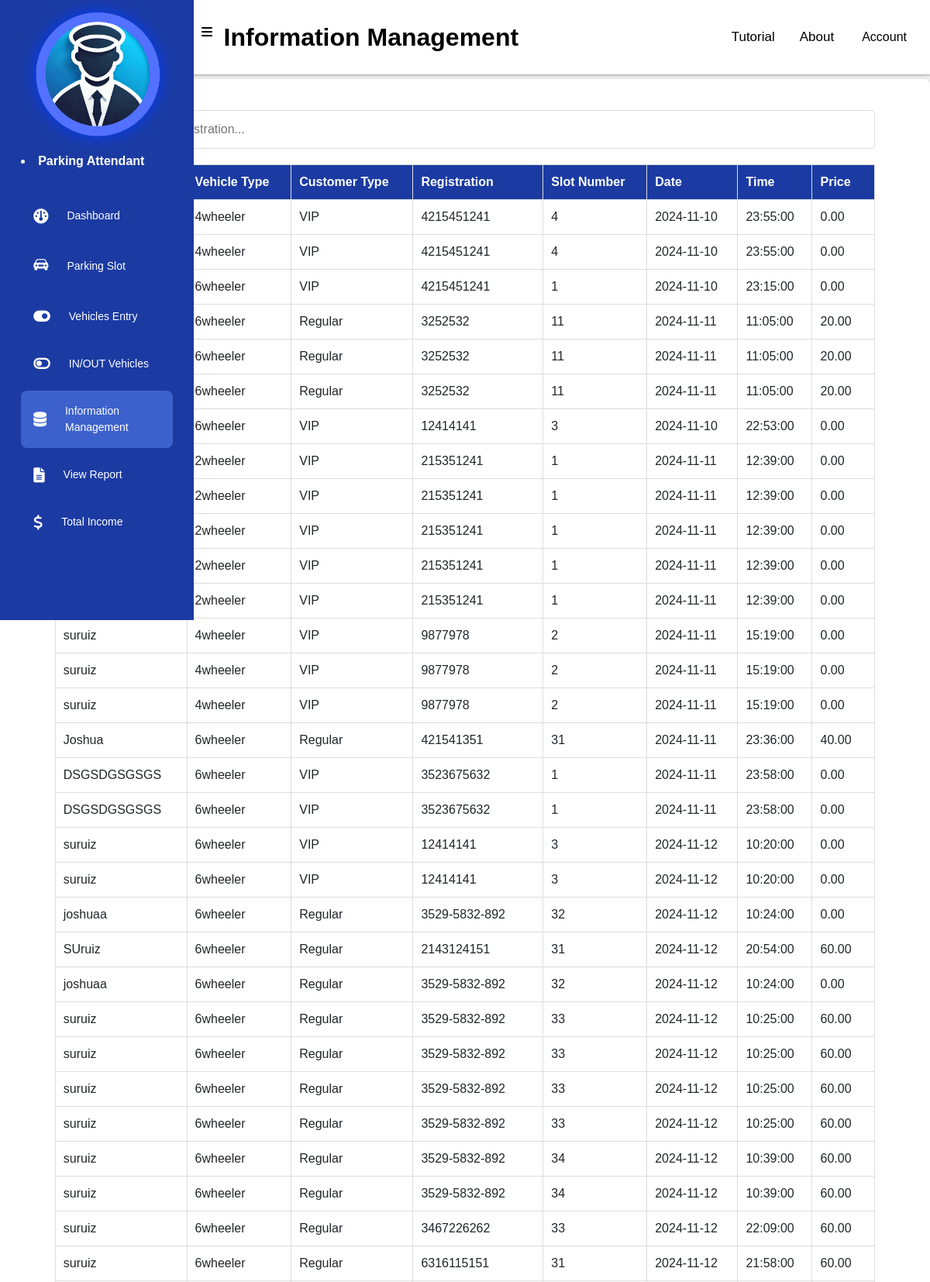
The app's page /attendantInformationmanagement.php (upper part) with its own data.
### tables this page shows
CREATE TABLE `information_management` (
  `id` int(11) NOT NULL,
  `name` varchar(255) DEFAULT NULL,
  `vehicle_type` varchar(50) DEFAULT NULL,
  `customer_type` varchar(50) DEFAULT NULL,
  `registration` varchar(50) DEFAULT NULL,
  `slot_number` int(11) DEFAULT NULL,
  `date` date DEFAULT NULL,
  `time` time DEFAULT NULL,
  `price` decimal(10,2) DEFAULT NULL,
  `time_out` datetime DEFAULT NULL
);

### attendantInformationmanagement.php (the view, shortened to what this page needs)
<?php
include('db_connect.php');
$sql = "SELECT * FROM information_management";
$result = $conn->query($sql);
?>
<!DOCTYPE html>
<html lang="en">
<head>
    <link rel="stylesheet" href="admins.css">
    <link rel="stylesheet" href="style.css">
    <link rel="stylesheet" href="https://cdnjs.cloudflare.com/ajax/libs/bootstrap-icons/1.10.5/font/bootstrap-icons.min.css">
    <link rel="stylesheet" href="https://cdnjs.cloudflare.com/ajax/libs/font-awesome/6.0.0-beta3/css/all.min.css">
    <link rel="stylesheet" href="https://cdn.jsdelivr.net/npm/bootstrap@5.3.3/dist/css/bootstrap.min.css">
</head>
<body>
<div class="topnav">
    <a class="name">Information Management</a>
    <a href="attendantdashboard.php">Tutorial</a>
    <a href="attendantdashboard.php">About</a>
        <div class="dropdown">
            <button class="account-btn" onclick="toggleDropdown()">Account</button>
        </div>
      </div>
      <div class="sidebar" id="sidebar">
        <div class="logo">
        <img src="attendants.png" alt="Parking System Logo" width="200" >
           <li>
                   <a>
                   <span><b>Parking Attendant</b></span>
                   </a>
               </li>
       </div>
       <br>
       <ul class="menu">
               <li>
                   <a href="attendantdashboard.php">
                       <i class="fas fa-gauge"></i>
                       <span>Dashboard</span>
                   </a>
               </li>
               <li>
                   <a href="attendparkingslot.php">
                       <i class="bi bi-car-front-fill"></i>
                       <span>Parking Slot</span>
                   </a>
               </li>
               <li>
                   <a href="attendantentry.php">
                       <span>Vehicles Entry</span>
                   </a>
               </li>
               <li>
                   <a href="attendantoutvehicle.php">
                         <span>IN/OUT Vehicles</span>
                    </a>
               </li>
               <li class="active">
                   <a href="attendantInformationmanagement.php">
                       <i class="fas fa-database"></i>
                       <span>Information Management</span>
                   </a>
               </li>
               <li>
            <a href="attendantincomereport.php">
                <i class="fas fa-file-alt"></i>
                <span>View Report</span>
            </a>
        </li>
        <li>
            <a href="attendanttotalincome.php">
                <i class="fas fa-dollar-sign"></i>
                    <span>Total Income</span>
            </a>
        </li>
           </ul>
       </div>
       <div class="toggle-btn" id="toggleBtn">
           <i class="fas fa-bars"></i>
       </div>
       <br>
        <br>
        <br>
       <div class="container">
    <div class="table-container">
        <input type="text" id="searchInput" class="search-bar" placeholder="Search by name or registration..." onkeyup="filterTable()">
        <?php
        if ($result->num_rows > 0) {
            echo "<table id='infoTable'>
                    <tr>
                        <th>Name</th>
                        <th>Vehicle Type</th>
                        <th>Customer Type</th>
                        <th>Registration</th>
                        <th>Slot Number</th>
                        <th>Date</th>
                        <th>Time</th>
                        <th>Price</th>
                    </tr>";
            while ($row = $result->fetch_assoc()) {
                echo "<tr>
                        <td>" . htmlspecialchars($row['name']) . "</td>
                        <td>" . htmlspecialchars($row['vehicle_type']) . "</td>
                        <td>" . htmlspecialchars($row['customer_type']) . "</td>
                        <td>" . htmlspecialchars($row['registration']) . "</td>
                        <td>" . htmlspecialchars($row['slot_number']) . "</td>
                        <td>" . htmlspecialchars($row['date']) . "</td>
                        <td>" . htmlspecialchars($row['time']) . "</td>
                        <td>" . htmlspecialchars($row['price']) . "</td>
                    </tr>";
            }
            echo "</table>";
        } else {
            echo "<p class='no-data'>No data found in the information management system.</p>";
        }
        ?>
    </div>
</body>
</body>
</html>

### admins.css (style rules this page uses)
* { padding: 0; border: none; outline: none; box-sizing: border-box; font-family: "Poppins", sans-serif; scroll-behavior: smooth; }
body { background-color: white; font-family: Arial, sans-serif; line-height: 1.6; color: #333; padding: 20px; }
.topnav { padding: 8px; position: fixed; top: 0; left: 0; width: 100%; background-color: white; box-shadow: rgba(60, 64, 67, 0.3) 0px 1px 2px 0px, rgba(60, 64, 67, 0.15) 0px 1px 3px 1px; display: flex; justify-content: space-between; align-items: center; }
.topnav .name { pointer-events: none; flex-grow: 1; text-align: center; font-size: 2rem; color: black; text-decoration: none; font-weight: 700; cursor: pointer; }
.topnav a { color: black; text-align: center; padding: 14px 16px; text-decoration: none; font-size: 17px; }
.topnav a:first-child { margin-left: 20px; }
.sidebar { position: fixed; top: 0; left: 0; bottom: 0; width: 250px; height: 100vh; padding: 0 1.7rem; color: white; overflow: hidden; transition: all 0.5s ease; text-decoration: none; z-index: 1000; background: linear-gradient(to right, #1b3ba3, #1b3ba3); }
.logo img { display: block; margin: 0 auto; filter: drop-shadow(0 0 10px #003cff); animation: glow 1.5s ease-in-out infinite alternate; }
.menu { height: 88%; list-style: none; padding: 0; text-decoration: none; }
.menu li { padding: 1rem; margin: 8px 0; border-radius: 8px; transition: all 0.5s ease; }
.menu li:hover, .active { background-color: #3C61CC; }
.menu a { color: white; font-size: 14px; text-decoration: none; display: flex; align-items: center; gap: 1.5rem; }
.menu a span { overflow: hidden; transition: all 0.5s ease; text-decoration: none; }
.menu a i { font-size: 1.2rem; }
.toggle-btn { position: fixed; top: 20px; left: 250px; background-color: white; color: black; padding: 10px; border-radius: 4px; cursor: pointer; transition: left 0.5s ease; }
span { color: white; font-weight: 400; text-decoration: none; }
.topnav { display: flex; justify-content: space-between; align-items: center; padding: 10px; background-color: white; color: white; }
.account-btn { background-color: transparent; color: black; border: none; padding: 10px 20px; cursor: pointer; }
.dropdown { position: relative; display: inline-block; }

### style.css (style rules this page uses)
table { max-width: 1900px; width: 100%; border-collapse: collapse; margin-top: 20px; }
table th, table td { padding: 10px; text-align: left; border: 1px solid #ddd; }
table th { background-color: #1b3ba3; color: white; }
table tr:nth-child(even) { background-color: #f9f9f9; }
a { color: #1b3ba3; text-decoration: none; }
body { font-family: Arial, sans-serif; margin: 0; padding: 0; background-color: #f4f4f4; color: #333; }
.container { width: 80%; margin: 0 auto; padding: 20px; background-color: white; box-shadow: 0px 0px 10px rgba(0, 0, 0, 0.1); border-radius: 8px; margin-top: 30px; }
table { width: 100%; border-collapse: collapse; margin-top: 20px; }

### attendantInformationmanagement.php (style rules this page uses)
.container { max-width: 1650px; float: right; }
body { font-family: Arial, sans-serif; background-color: #f4f4f4; margin: 0; padding: 0; }
.table-container { width: 90%; margin: 20px auto; overflow-x: auto; }
.search-bar { width: 100%; padding: 12px; font-size: 16px; margin-bottom: 20px; border-radius: 5px; border: 1px solid #ddd; }
table { width: 100%; border-collapse: collapse; margin: 0; box-shadow: 0 4px 6px rgba(0, 0, 0, 0.1); }
th, td { padding: 12px; text-align: left; border: 1px solid #ddd; }
th { background-color: #1b3ba3; color: white; }
td { background-color: #ffffff; }
tr:nth-child(even) { background-color: #f2f2f2; }

### records on screen
information_management: name "Josdhua", vehicle_type "4wheeler", customer_type "VIP", registration "4215451241", slot_number "4", date "2024-11-10", time "23:55:00", price "0.00"
information_management: vehicle_type "4wheeler", customer_type "VIP", registration "4215451241", slot_number "4", date "2024-11-10", time "23:55:00", price "0.00"
information_management: vehicle_type "6wheeler", customer_type "VIP", registration "4215451241", slot_number "1", date "2024-11-10", time "23:15:00", price "0.00"
information_management: name "sgfdhgsgds", vehicle_type "6wheeler", customer_type "Regular", registration "3252532", slot_number "11", date "2024-11-11", time "11:05:00", price "20.00"
information_management: name "sgfdhgsgds", vehicle_type "6wheeler", customer_type "Regular", registration "3252532", slot_number "11", date "2024-11-11", time "11:05:00", price "20.00"
information_management: vehicle_type "6wheeler", customer_type "Regular", registration "3252532", slot_number "11", date "2024-11-11", time "11:05:00", price "20.00"
information_management: vehicle_type "6wheeler", customer_type "VIP", registration "12414141", slot_number "3", date "2024-11-10", time "22:53:00", price "0.00"
information_management: vehicle_type "2wheeler", customer_type "VIP", registration "215351241", slot_number "1", date "2024-11-11", time "12:39:00", price "0.00"
information_management: vehicle_type "2wheeler", customer_type "VIP", registration "215351241", slot_number "1", date "2024-11-11", time "12:39:00", price "0.00"
information_management: name "suruiz", vehicle_type "2wheeler", customer_type "VIP", registration "215351241", slot_number "1", date "2024-11-11", time "12:39:00", price "0.00"
information_management: vehicle_type "2wheeler", customer_type "VIP", registration "215351241", slot_number "1", date "2024-11-11", time "12:39:00", price "0.00"
information_management: vehicle_type "2wheeler", customer_type "VIP", registration "215351241", slot_number "1", date "2024-11-11", time "12:39:00", price "0.00"
information_management: name "suruiz", vehicle_type "4wheeler", customer_type "VIP", registration "9877978", slot_number "2", date "2024-11-11", time "15:19:00", price "0.00"
information_management: name "suruiz", vehicle_type "4wheeler", customer_type "VIP", registration "9877978", slot_number "2", date "2024-11-11", time "15:19:00", price "0.00"
information_management: name "suruiz", vehicle_type "4wheeler", customer_type "VIP", registration "9877978", slot_number "2", date "2024-11-11", time "15:19:00", price "0.00"
information_management: name "Joshua", vehicle_type "6wheeler", customer_type "Regular", registration "421541351", slot_number "31", date "2024-11-11", time "23:36:00", price "40.00"
information_management: name "DSGSDGSGSGS", vehicle_type "6wheeler", customer_type "VIP", registration "3523675632", slot_number "1", date "2024-11-11", time "23:58:00", price "0.00"
information_management: name "DSGSDGSGSGS", vehicle_type "6wheeler", customer_type "VIP", registration "3523675632", slot_number "1", date "2024-11-11", time "23:58:00", price "0.00"
information_management: name "suruiz", vehicle_type "6wheeler", customer_type "VIP", registration "12414141", slot_number "3", date "2024-11-12", time "10:20:00", price "0.00"
information_management: name "suruiz", vehicle_type "6wheeler", customer_type "VIP", registration "12414141", slot_number "3", date "2024-11-12", time "10:20:00", price "0.00"
information_management: name "joshuaa", vehicle_type "6wheeler", customer_type "Regular", registration "3529-5832-892", slot_number "32", date "2024-11-12", time "10:24:00", price "0.00"
information_management: name "SUruiz", vehicle_type "6wheeler", customer_type "Regular", registration "2143124151", slot_number "31", date "2024-11-12", time "20:54:00", price "60.00"
information_management: name "joshuaa", vehicle_type "6wheeler", customer_type "Regular", registration "3529-5832-892", slot_number "32", date "2024-11-12", time "10:24:00", price "0.00"
information_management: name "suruiz", vehicle_type "6wheeler", customer_type "Regular", registration "3529-5832-892", slot_number "33", date "2024-11-12", time "10:25:00", price "60.00"
information_management: name "suruiz", vehicle_type "6wheeler", customer_type "Regular", registration "3529-5832-892", slot_number "33", date "2024-11-12", time "10:25:00", price "60.00"
information_management: name "suruiz", vehicle_type "6wheeler", customer_type "Regular", registration "3529-5832-892", slot_number "33", date "2024-11-12", time "10:25:00", price "60.00"
information_management: name "suruiz", vehicle_type "6wheeler", customer_type "Regular", registration "3529-5832-892", slot_number "33", date "2024-11-12", time "10:25:00", price "60.00"
information_management: name "suruiz", vehicle_type "6wheeler", customer_type "Regular", registration "3529-5832-892", slot_number "34", date "2024-11-12", time "10:39:00", price "60.00"
information_management: name "suruiz", vehicle_type "6wheeler", customer_type "Regular", registration "3529-5832-892", slot_number "34", date "2024-11-12", time "10:39:00", price "60.00"
information_management: name "suruiz", vehicle_type "6wheeler", customer_type "Regular", registration "3467226262", slot_number "33", date "2024-11-12", time "22:09:00", price "60.00"
information_management: name "suruiz", vehicle_type "6wheeler", customer_type "Regular", registration "6316115151", slot_number "31", date "2024-11-12", time "21:58:00", price "60.00"
